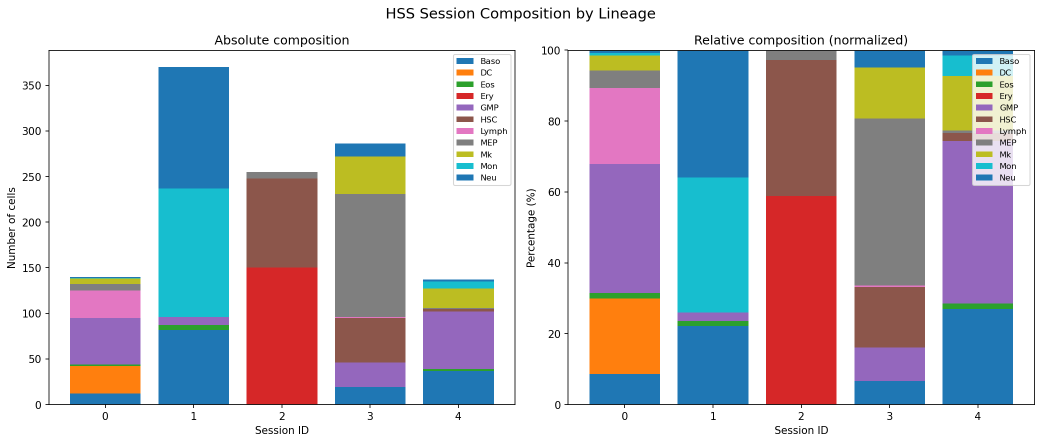
#> input picture hss_composition.png, 2083 x 887 px (shown at 1/2 size); its folder holds only this picture in this run
$ python -i karmazyn_graphics.py   (imports and definitions only)
#> lines starting #> are read from the running program, lines starting #| are printed output that depends on the picture
### archiwum/karmazyn_cas.py
#!/usr/bin/env python3
"""karmazyn_cas.py -- KarmazynOS Content-Addressable Storage v1.0.
Blob store: atom.E = "blob:<sha256[:24]>", dane ~/.karmazyn/blobs/.
Deduplication, refcount, BlobHeatCache, thermal decay."""

import hashlib
import json
import os
import shutil
import time
import threading
from typing import Any, Dict, Iterator, List, Optional, Tuple


# ── Stałe ─────────────────────────────────────────────────────────────────────

CAS_ATOM_PREFIX = "blob:"
CAS_DIR_DEFAULT = os.path.join(os.path.expanduser("~"), ".karmazyn", "blobs")
CAS_INDEX_FILE  = os.path.join(os.path.expanduser("~"), ".karmazyn", "cas.index")
HASH_PREFIX_LEN = 2    # długość podkatalogu (ab/cdef... -> ab/)
HASH_STORE_LEN  = 24   # [FIX] 16->24: 96 bitów -- bezpieczne do ~10^14 blobów
CHUNK_SIZE      = 65536


# ── Helpers ───────────────────────────────────────────────────────────────────

# [6 lines left out: function _sha256_file, not called in this run]


def _sha256_bytes(data: bytes) -> str:
    return hashlib.sha256(data).hexdigest()


def is_blob_ref(e_field: str) -> bool:
    """Czy pole E atomu jest referencją CAS?"""
    return isinstance(e_field, str) and e_field.startswith(CAS_ATOM_PREFIX)


# [5 lines left out: function extract_hash, not called in this run]


def make_blob_ref(sha256_hex: str) -> str:
    """Zbuduj pole E: 'blob:<hash>'."""
    return f"{CAS_ATOM_PREFIX}{sha256_hex[:HASH_STORE_LEN]}"


# ─────────────────────────────────────────────────────────────────────────────
# BlobStore -- główna klasa CAS
# ─────────────────────────────────────────────────────────────────────────────

class BlobStore:
    """
    Content-Addressable Blob Store dla KarmazynOS.

    Przechowuje pliki binarne indeksowane po SHA256.
    Atomy przechowują tylko hash (16 hex chars) zamiast danych.
    """

    def __init__(self, base_dir: str = CAS_DIR_DEFAULT):
        self.base_dir   = base_dir
        self._lock      = threading.Lock()
        self._index:    Dict[str, dict] = {}   # hash -> metadata
        os.makedirs(base_dir, exist_ok=True)
        self._load_index()

    # ── Zapis ─────────────────────────────────────────────────────────────────

    # [98 lines left out: functions put, put_bytes, get_path, get_bytes, not called in this run]

    def exists(self, short_hash: str) -> bool:
        return self.get_path(short_hash) is not None

    # [149 lines left out: functions meta, delete, gc, add_owner, remove_owner, stats and 1 more, not called in this run]

    # ── Internal ──────────────────────────────────────────────────────────────

    def _blob_path(self, full_hash: str) -> str:
        prefix = full_hash[:HASH_PREFIX_LEN]
        return os.path.join(self.base_dir, prefix, full_hash + ".bin")

    # [11 lines left out: function _find_by_prefix, not called in this run]

    def _load_index(self) -> None:
        try:
            if os.path.exists(CAS_INDEX_FILE):
                with open(CAS_INDEX_FILE, encoding="utf-8") as f:
                    self._index = json.load(f)
        except Exception:
            self._index = {}

    # [9 lines left out: function _save_index, not called in this run]


# ─────────────────────────────────────────────────────────────────────────────
# Globalny singleton
# ─────────────────────────────────────────────────────────────────────────────


class BlobHeatCache:
    """Blob temperature cache: RAM preload dla goracych blobow.
    blob_heat[hash] = suma T atomow wskazujacych na dany blob.
    Scheduler: preload/evict/priorytetyzacja sieci w klastrze.
    """

    def __init__(self, store, max_ram_mb=64.0):
        import threading as _th
        self.store     = store
        self.max_bytes = int(max_ram_mb * 1024 * 1024)
        self._cache    = {}
        self._heat     = {}
        self._lock     = _th.Lock()
        self._used     = 0

    # [30 lines left out: functions update_heat, get, not called in this run]

    def heat_of(self, short_hash):
        with self._lock:
            return self._heat.get(short_hash, 0.0)

    def hot_blobs(self, top_n=10):
        with self._lock:
            return sorted(self._heat.items(), key=lambda x: x[1], reverse=True)[:top_n]

    # [33 lines left out: functions evict_cold, _preload_hot, _maybe_cache, stats, not called in this run]


BLOB_STORE = BlobStore()

BLOB_HEAT_CACHE = BlobHeatCache(BLOB_STORE, max_ram_mb=64.0)


# ─────────────────────────────────────────────────────────────────────────────
# Integracja z ThermalScheduler -- thermal decay
# ─────────────────────────────────────────────────────────────────────────────

# [326 lines left out: functions register_thermal_decay, migrate_base64_atoms, cmd_cas, bimport_cas, not called in this run]


# ─────────────────────────────────────────────────────────────────────────────
# Standalone test
# ─────────────────────────────────────────────────────────────────────────────

# [48 lines that do not run on import are left out]

### archiwum/karmazyn_syslog.py
"""
karmazyn_syslog.py — System Log & Service Registry v1.0
========================================================
KarmazynOS — Maciej Mazur, Warsaw 2026

Singleton SYSLOG dostępny w całym ekosystemie.
Rejestruje usługi, loguje zdarzenia, mierzy czas działania.

Użycie w shell.py:
    from karmazyn_syslog import SYSLOG, OK, FAIL, DEGRADED, WARN

    SYSLOG.register("SanctuaryRuntime", OK)
    SYSLOG.register("LuaJIT", FAIL, str(import_error))
    SYSLOG.info("shell", "Loop uruchomiony")
    SYSLOG.error("runtime", "Atom nie istnieje")

Komendy shella:
    STATUS       — tabela usług + czas systemowy + epoch
    SYSLOG [n]   — ostatnie n wpisów logu (domyślnie 30)
    SYSLOG WARN  — tylko WARN i ERROR
    SYSLOG ERROR — tylko ERROR
"""

from __future__ import annotations

import datetime
import threading
import time
from collections import deque
from dataclasses import dataclass, field
from typing import Dict, List, Optional

# ─── Stałe statusów usług ────────────────────────────────────────────────────

OK       = "OK"
FAIL     = "FAIL"
DEGRADED = "DEGRADED"
DISABLED = "DISABLED"

# ─── Stałe poziomów logów ────────────────────────────────────────────────────

INFO  = "INFO"
WARN  = "WARN"
ERROR = "ERROR"
DEBUG = "DEBUG"

_LEVEL_ORDER = {DEBUG: 0, INFO: 1, WARN: 2, ERROR: 3}

# ─── Ikony ───────────────────────────────────────────────────────────────────

_STATUS_ICON = {
    OK:       "✅",
    FAIL:     "❌",
    DEGRADED: "⚠️ ",
    DISABLED: "⬜",
}

_LEVEL_COLOR = {
    INFO:  "\033[36m",   # cyan
    WARN:  "\033[33m",   # yellow
    ERROR: "\033[31m",   # red
    DEBUG: "\033[90m",   # dark grey
}
_RESET = "\033[0m"


# ─── Struktury danych ────────────────────────────────────────────────────────

@dataclass
class LogEntry:
    ts:      float
    level:   str
    source:  str
    message: str

    # [7 lines left out: function format, not called in this run]


@dataclass
class ServiceEntry:
    name:       str
    status:     str
    detail:     str  = ""
    started_at: float = field(default_factory=time.time)

    # [5 lines left out: function format, not called in this run]


# ─── SystemLog ───────────────────────────────────────────────────────────────

class SystemLog:
    """
    Singleton rejestru usług i logów KarmazynOS.
    Thread-safe. Dostępny przez moduł jako SYSLOG.
    """

    def __init__(self, max_entries: int = 500):
        self._boot_time = time.time()
        self._lock      = threading.Lock()
        self._entries:  deque                  = deque(maxlen=max_entries)
        self._services: Dict[str, ServiceEntry] = {}
        # Zachowujemy kolejność rejestracji
        self._service_order: List[str] = []

    # ── Rejestr usług ────────────────────────────────────────────────────────

    # [29 lines left out: functions register, update, not called in this run]

    def get_service(self, name: str) -> Optional[ServiceEntry]:
        with self._lock:
            return self._services.get(name)

    # [14 lines left out: functions all_ok, failed_services, not called in this run]

    # ── Logi ─────────────────────────────────────────────────────────────────

    def log(self, level: str, source: str, message: str = "", **kwargs):
        self._append(level, source, message)

    def info(self,  source: str, msg: str): self._append(INFO,  source, msg)
    def warn(self,  source: str, msg: str): self._append(WARN,  source, msg)
    def error(self, source: str, msg: str): self._append(ERROR, source, msg)
    def debug(self, source: str, msg: str): self._append(DEBUG, source, msg)

    # [6 lines left out: function _append, not called in this run]

    # ── Czas ─────────────────────────────────────────────────────────────────

    def uptime(self) -> float:
        """Czas działania systemu w sekundach."""
        return time.time() - self._boot_time

    # [9 lines left out: function uptime_str, not called in this run]

    def boot_time_str(self) -> str:
        return datetime.datetime.fromtimestamp(self._boot_time).strftime("%Y-%m-%d %H:%M:%S")

    def now_str(self) -> str:
        return datetime.datetime.now().strftime("%Y-%m-%d %H:%M:%S")

    # ── Formatowanie ─────────────────────────────────────────────────────────

    # [107 lines left out: functions format_status, format_log, format_compact, not called in this run]


# ─── Singleton ───────────────────────────────────────────────────────────────

SYSLOG = SystemLog()

### archiwum/karmazyn_graphics.py
#!/usr/bin/env python3
"""
karmazyn_graphics.py -- KarmazynOS Graphics Engine v1.0
========================================================
Maciej Mazur, Warszawa 2026

Warstwa graficzna KarmazynOS: viewer, archiwizer, przetwarzanie.
Pelna integracja z phi-space, BubbleVFS i CAS.

Filozofia:
  Obraz = atom phi-space z blobem w CAS.
  Kolekcja = babel z atomami-obrazami.
  Temperatura atomu = log(rozmiar) * dostep * entropia_wizualna.
  Oglądanie obrazu podnosi jego temperature -- aktywny wizualnie jest gorący.

Architektura:
  ImageMeta      -- metadane obrazu (EXIF, histogram, dominujące kolory)
  AsciiRenderer  -- podgląd w terminalu (bloki Unicode, 2x rozdzielczość)
  GraphicsEngine -- operacje Pillow (thumb, resize, convert, crop, info)
  ImageVault     -- archiwum bąblowe (bulk import, gallery, dedup CAS)

Komendy shell:
  BVIEW    <atom|plik> [--ascii|--sdl]  -- podgląd obrazu
  BTHUMB   <atom|plik> [rozmiar]        -- miniatura -> CAS
  BRESIZE  <atom|plik> <WxH>            -- zmień rozmiar -> nowy atom
  BCONVERT <atom|plik> <format>         -- konwertuj format -> nowy atom
  BINFO    <atom|plik>                  -- metadane + histogram
  BGALLERY [babel]                      -- przeglądarka kolekcji (curses)
  BARCHIVE <katalog> [babel] [--thumb]  -- zaimportuj katalog do bąbla
  BTHERMO  [babel]                      -- termografia phi-space -> PNG

Zależności:
  pip install Pillow           -- wymagane (przetwarzanie obrazów)
  pip install pillow-avif-plugin  -- opcjonalne (AVIF)
  pygame                       -- opcjonalne (SDL viewer)

Termux:
  pkg install python
  pip install Pillow
  Viewer ASCII działa wszędzie bez SDL.
"""

import hashlib
import json
import math
import os
import sys
import threading
import time
from typing import Any, Dict, List, Optional, Tuple


# ── Importy opcjonalne ────────────────────────────────────────────────────────

try:
    from PIL import Image, ImageDraw, ImageFont, ImageStat, ExifTags
    from PIL import ImageFilter, ImageEnhance, ImageOps
    _PIL_OK = True
except ImportError:
    _PIL_OK = False
    Image = None

try:
    import curses as _curses
    _CURSES_OK = True
except ImportError:
    _CURSES_OK = False

try:
    import pygame as _pygame
    _SDL_OK = True
except ImportError:
    _SDL_OK = False

# KarmazynOS
try:
    from karmazyn_cas import (BLOB_STORE, BLOB_HEAT_CACHE,
                               make_blob_ref, extract_hash, is_blob_ref)
    _CAS_OK = True
except ImportError:
    _CAS_OK = False
    BLOB_STORE = BLOB_HEAT_CACHE = None
    def make_blob_ref(h): return f"blob:{h}"
    def extract_hash(e): return e[5:] if e.startswith("blob:") else None
    def is_blob_ref(e): return e.startswith("blob:")

try:
    from karmazyn_syslog import SystemLog
    REGISTRY = SystemLog()
except ImportError:
    class _Log:
        def log(self, *a, **kw): pass
        def register(self, *a, **kw): pass
    REGISTRY = _Log()


# ── Stałe ─────────────────────────────────────────────────────────────────────

THUMB_SIZE      = (256, 256)
PREVIEW_SIZE    = (800, 600)
ASCII_WIDTH     = 80
ASCII_HEIGHT    = 40
SUPPORTED_EXTS  = {".jpg", ".jpeg", ".png", ".gif", ".bmp",
                   ".webp", ".tiff", ".tif", ".ico", ".avif", ".heic"}
TEMP_BASE       = 55.0    # bazowa temperatura atomu obrazu
ENTROPY_WEIGHT  = 0.3     # waga entropii wizualnej w obliczeniu T


# ── Bloki Unicode do renderingu ASCII ────────────────────────────────────────

# Polówki bloków -- 2x rozdzielczość pionowa
HALF_BLOCKS = " ▀▄█"
# Skala jasności
DENSITY     = " .:-=+*#%@"
DENSITY_REV = "@%#*+=-:. "


# ─────────────────────────────────────────────────────────────────────────────
# ImageMeta -- metadane obrazu
# ─────────────────────────────────────────────────────────────────────────────

class ImageMeta:
    """Metadane obrazu: wymiary, format, EXIF, histogram, dominujące kolory."""

    __slots__ = ("path", "width", "height", "mode", "format",
                 "file_size", "exif", "dominant_colors",
                 "mean_brightness", "entropy", "has_alpha",
                 "atom_id", "blob_hash", "thumb_hash")

    # [15 lines left out: function __init__, not called in this run]

    def to_dict(self) -> dict:
        return {k: getattr(self, k) for k in self.__slots__}

    # [30 lines left out: functions from_dict, T_value, summary, _fmt_size, not called in this run]


# ─────────────────────────────────────────────────────────────────────────────
# GraphicsEngine -- operacje Pillow
# ─────────────────────────────────────────────────────────────────────────────

class GraphicsEngine:
    """
    Silnik przetwarzania obrazów oparty na Pillow.
    Wszystkie operacje zwracają nowe obrazy lub metadane.
    Nie modyfikuje oryginałów.
    """

    def __init__(self):
        if not _PIL_OK:
            raise ImportError(
                "Pillow nie zainstalowany. Uruchom: pip install Pillow")

    # ── Ładowanie ─────────────────────────────────────────────────────────────

    def load(self, source) -> Image.Image:
        """
        Załaduj obraz ze ścieżki, bytes lub hasha CAS.
        source: str (ścieżka lub blob:hash), bytes, lub PIL.Image
        """
        if isinstance(source, Image.Image):
            return source
        if isinstance(source, bytes):
            from io import BytesIO
            _i = Image.open(BytesIO(source)); _i.load(); return _i
        if isinstance(source, str):
            if is_blob_ref(source) and _CAS_OK:
                data = BLOB_STORE.get_bytes(extract_hash(source))
                if data is None:
                    raise FileNotFoundError(f"Blob nie istnieje: {source}")
                from io import BytesIO
                _i = Image.open(BytesIO(data)); _i.load(); return _i
            _i = Image.open(source); _i.load(); return _i
        raise TypeError(f"Nieobsługiwany typ źródła: {type(source)}")

    # ── Metadane ──────────────────────────────────────────────────────────────

    def meta(self, source) -> ImageMeta:
        """Wyciągnij pełne metadane obrazu."""
        img  = self.load(source)
        m    = ImageMeta()

        m.width   = img.width
        m.height  = img.height
        m.mode    = img.mode
        m.format  = img.format or ""
        m.has_alpha = img.mode in ("RGBA", "LA", "PA")

        if isinstance(source, str) and not is_blob_ref(source):
            m.path      = os.path.abspath(source)
            m.file_size = os.path.getsize(source) if os.path.exists(source) else 0

        # EXIF
        try:
            raw_exif = img._getexif() if hasattr(img, "_getexif") else None
            if raw_exif:
                m.exif = {
                    ExifTags.TAGS.get(k, str(k)): str(v)[:80]
                    for k, v in raw_exif.items()
                    if k in ExifTags.TAGS
                }
        except Exception:
            pass

        # Statystyki jasności i entropia wizualna
        try:
            rgb = img.convert("RGB").resize((64, 64), Image.LANCZOS)
            stat         = ImageStat.Stat(rgb)
            m.mean_brightness = sum(stat.mean) / 3
            # Entropia = różnorodność kolorów (uproszczona)
            hist  = rgb.histogram()
            total = sum(hist)
            if total > 0:
                probs     = [c / total for c in hist if c > 0]
                m.entropy = min(10.0, -sum(p * math.log2(p) for p in probs) / 8)
        except Exception:
            pass

        # Dominujące kolory (k-means uproszczony przez kwantyzację)
        try:
            small   = img.convert("RGB").resize((50, 50), Image.LANCZOS)
            palette = small.quantize(colors=5, method=Image.Quantize.MEDIANCUT)
            rgb_pal = palette.convert("RGB")
            colors  = {}
            pixels = list(rgb_pal.getdata()) if hasattr(rgb_pal,"getdata") else list(rgb_pal.get_flattened_data())
            for px in pixels:
                r = (px[0] // 32) * 32
                g = (px[1] // 32) * 32
                b = (px[2] // 32) * 32
                colors[(r, g, b)] = colors.get((r, g, b), 0) + 1
            m.dominant_colors = sorted(
                [(r, g, b, c) for (r, g, b), c in colors.items()],
                key=lambda x: -x[3])[:5]
        except Exception:
            pass

        return m

    # ── Transformacje ─────────────────────────────────────────────────────────

    # [161 lines left out: functions thumbnail, resize, convert, crop, thermoshot, dhash and 1 more, not called in this run]

def hamming_distance(h1,h2): return bin(h1^h2).count('1')

# ─────────────────────────────────────────────────────────────────────────────
# AsciiRenderer -- podgląd w terminalu
# ─────────────────────────────────────────────────────────────────────────────

class AsciiRenderer:
    """
    Renderuje obraz jako bloki Unicode w terminalu.
    Uzywaj polowkowych blokow (U+2580 / U+2584) dla 2x rozdzielczosci pionowej.
    """

    # [56 lines left out: functions render, render_to_string, not called in this run]

    def _ansi_fg(self, r, g, b) -> str:
        return f"\033[38;2;{r};{g};{b}m"

    def _ansi_bg(self, r, g, b) -> str:
        return f"\033[48;2;{r};{g};{b}m"


# ─────────────────────────────────────────────────────────────────────────────
# ImageVault -- archiwum bablowe
# ─────────────────────────────────────────────────────────────────────────────

class ImageVault:
    """
    Archiwum obrazow oparte na bablach KarmazynOS.
    Jeden babel = jedna kolekcja/album.
    Kazdy obraz = atom phi-space + blob w CAS + opcjonalna miniatura.
    """

    # [229 lines left out: functions __init__, import_image, import_directory, list_images, _atom_to_info, get_image_data and 1 more, not called in this run]


# ─────────────────────────────────────────────────────────────────────────────
# Gallery viewer (curses TUI)
# ─────────────────────────────────────────────────────────────────────────────

class GalleryViewer:
    """Przeglądarka kolekcji obrazów w terminalu (curses)."""

    # [498 lines left out: functions __init__, run, _main, _draw_grid, _draw_preview, _draw_info and 15 more, not called in this run]


# ─────────────────────────────────────────────────────────────────────────────
# Test standalone
# ─────────────────────────────────────────────────────────────────────────────

# [78 lines not run here, left out]

>>> import cv2
>>> picture = cv2.imread('../hss_composition.png', cv2.IMREAD_GRAYSCALE)
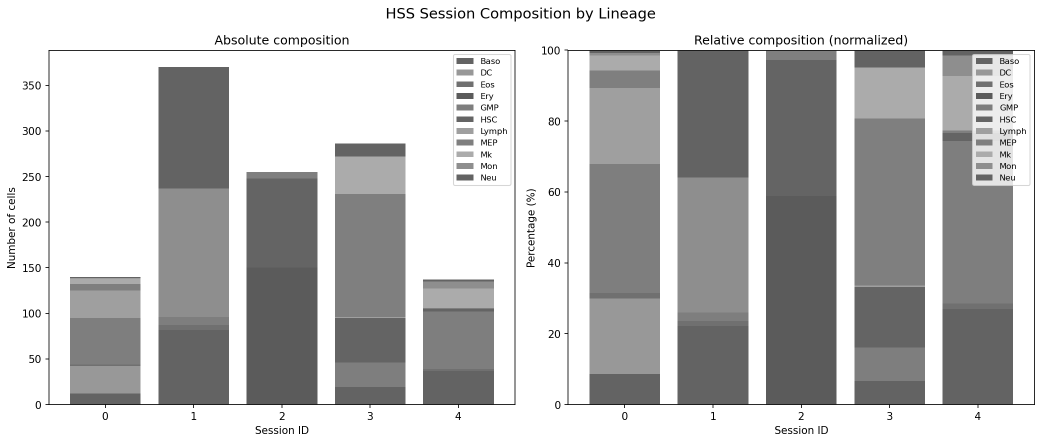
#> picture: shape (887, 2083) (shown at 1/2 size); min 0, max 255, mean 192.7
#> (the run stopped early here; a loop or call above may not have finished)

$ run again, on hss_heatmap.png
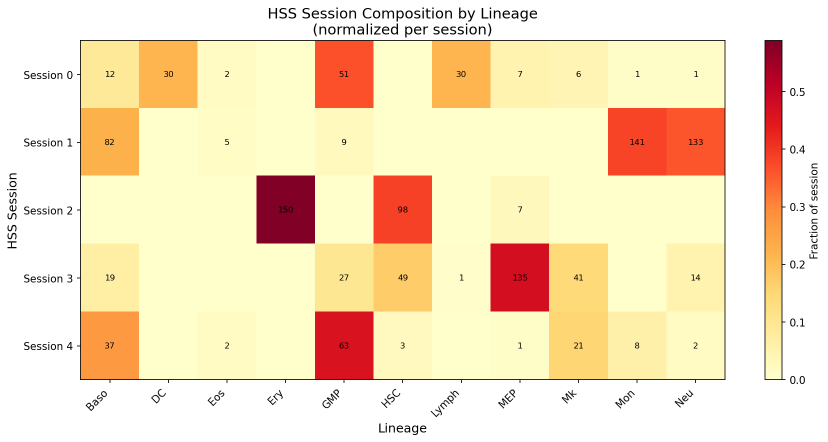
#> input picture hss_heatmap.png, 1655 x 884 px (shown at 1/2 size)
#> `picture = cv2.imread('../hss_composition.png', cv2.IMREAD_GRAYSCALE)`:
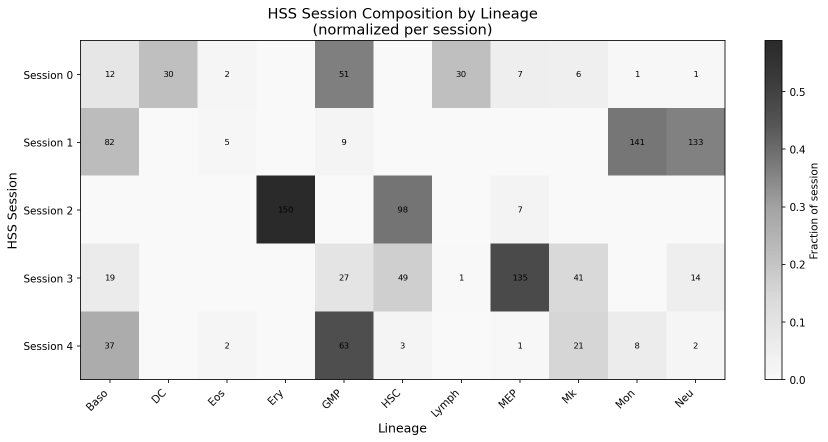
#> picture: shape (884, 1655) (shown at 1/2 size); min 0, max 255, mean 229

$ run again, on hss_trajectory.png
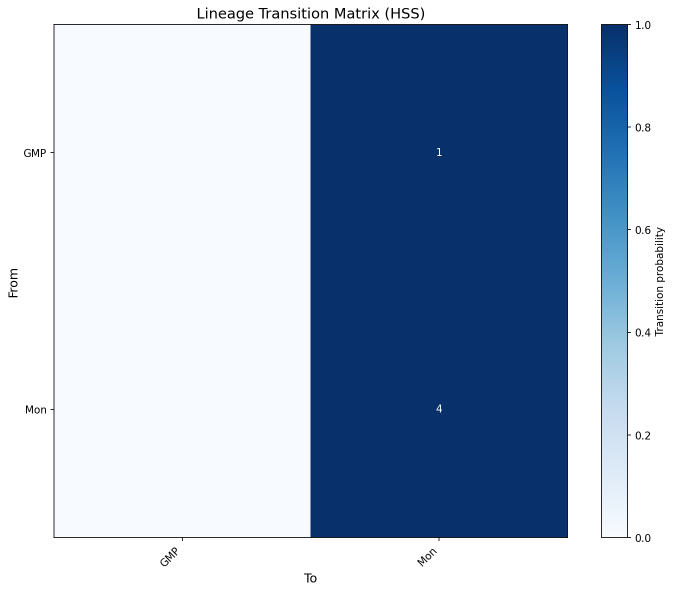
#> input picture hss_trajectory.png, 1345 x 1184 px (shown at 1/2 size)
#> `picture = cv2.imread('../hss_composition.png', cv2.IMREAD_GRAYSCALE)`:
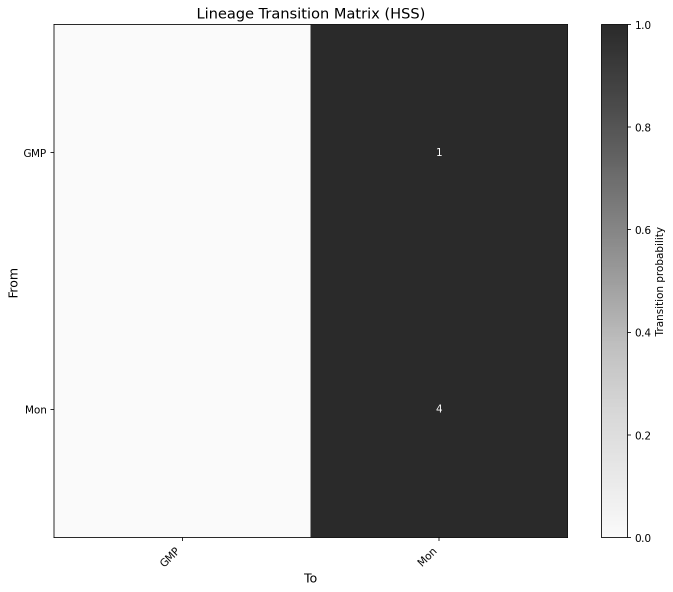
#> picture: shape (1184, 1345) (shown at 1/2 size); min 0, max 255, mean 177.2
